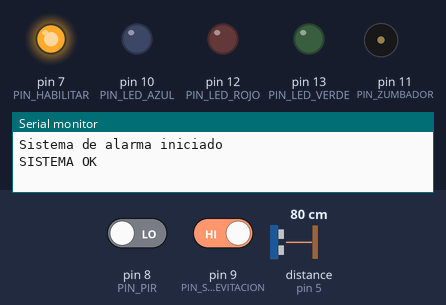
This sketch was run on a simulated Arduino Uno, built with avr-gcc and run on an emulated ATmega328P. On the bench: output pins drawn as LEDs (lit = HIGH), buzzer (waves = sounding), the last lines printed to the serial monitor. Wiring (inferred from the names in the program): ultrasonic range finder: trigger pin 6; echo pin 5. The test bench sets the inputs (shaded band); at power-on: distance to the obstacle (sensor on pin 5) 80 cm, pin 8 (PIN_PIR) LOW, pin 9 (PIN_SENSOR_EVITACION) HIGH. The echo pulse lasts 58.3 µs per cm; pins used as bus, display or sensor lines are not drawn.

Above: at 3.2 s.
3.3 s: distance to the obstacle (sensor on pin 5) set to 17 cm
4.8 s: distance to the obstacle (sensor on pin 5) set to 14 cm
At 6.0 s:
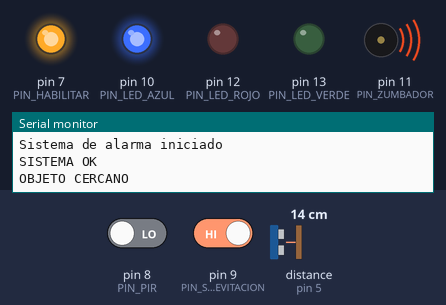
6.3 s: pin 8 (PIN_PIR) driven HIGH
At 6.8 s:
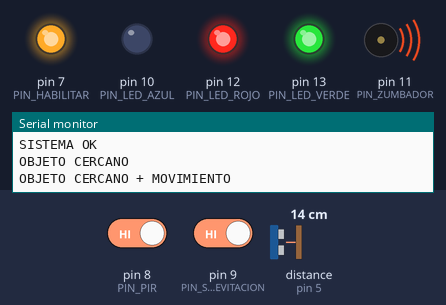
7.8 s: distance to the obstacle (sensor on pin 5) set to 18 cm
At 8.8 s:
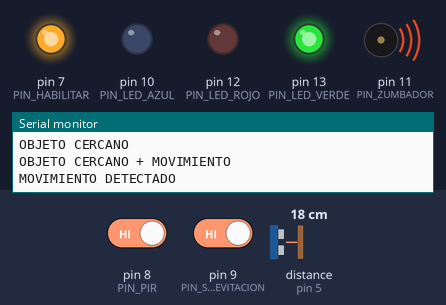
9.3 s: pin 9 (PIN_SENSOR_EVITACION) driven LOW
At 9.7 s:
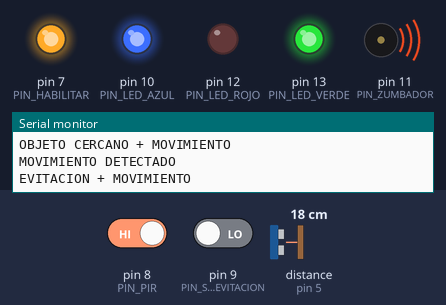
10.8 s: pin 8 (PIN_PIR) driven LOW
At 11.7 s:
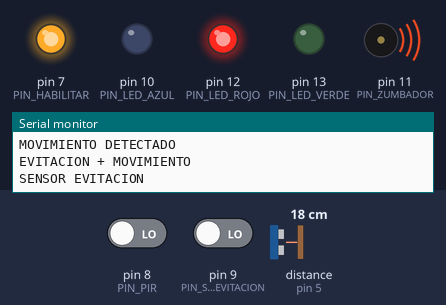
Timing chart, 0 to 13.3 s (numbered marks = the images above; inputs shaded):
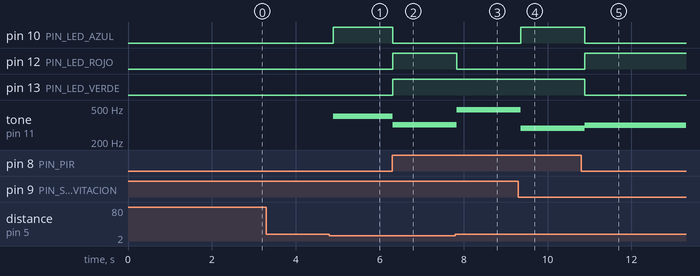

The sketch:

nodo1_v4.ino
```cpp
#include <Arduino.h>

// =============================================
// DEFINICIÓN DE PINES DEL SISTEMA
// =============================================
const int PIN_TRIGGER = 6;               // Pin para activar el sensor ultrasónico HC-SR04
const int PIN_ECHO = 5;                  // Pin que recibe el eco del sensor ultrasónico
const int PIN_HABILITAR = 7;             // Pin que habilita el sensor de evitación
const int PIN_SENSOR_EVITACION = 9;      // Pin del sensor de evitación de obstáculos
const int PIN_PIR = 8;                   // Pin del sensor PIR que detecta movimiento
const int PIN_ZUMBADOR = 11;             // Pin para el zumbador/alarma sonora
const int PIN_LED_ROJO = 12;             // Pin del LED rojo (indica peligro/alerta)
const int PIN_LED_VERDE = 13;            // Pin del LED verde (indica movimiento)
const int PIN_LED_AZUL = 10;             // Pin del LED azul (indica objeto cercano)

// =============================================
// CONSTANTES DEL SISTEMA
// =============================================
const int UMBRAL_DISTANCIA = 15;         // Distancia mínima en centímetros para activar alarma
const int TIMEOUT_ULTRASONICO = 30000;   // Timeout en microsegundos para sensor ultrasónico (~5m máximo)
const int RETRASO_BUCLE = 100;           // Pausa en milisegundos entre cada ciclo del programa
const int DURACION_TONO = 200;           // Duración del tono del buzzer en milisegundos

// =============================================
// VARIABLES GLOBALES
// =============================================
unsigned long ultimaMedicion = 0;                    // Guarda el tiempo de la última medición ultrasónica
const unsigned long INTERVALO_MEDICION = 50;         // Intervalo mínimo entre mediciones en milisegundos

// =============================================
// ESTRUCTURA PARA ORGANIZAR EL ESTADO DEL SISTEMA
// =============================================
struct EstadoSistema {
  bool objetoCercano;        // True si hay un objeto a menos de 15cm
  bool sensorEvitacion;      // True si el sensor de evitación detecta algo
  bool movimientoDetectado;  // True si el PIR detecta movimiento
  int distancia;             // Distancia medida por el sensor ultrasónico en cm
};

// =============================================
// CONFIGURACIÓN INICIAL DEL SISTEMA
// =============================================
void setup() {
  Serial.begin(9600);                        // Inicia la comunicación serie a 9600 baudios para debug

  // Configuración de todos los pines del sistema
  pinMode(PIN_TRIGGER, OUTPUT);              // Configura el Trigger del ultrasónico como salida
  pinMode(PIN_ECHO, INPUT);                  // Configura el Echo del ultrasónico como entrada
  pinMode(PIN_SENSOR_EVITACION, INPUT);      // El sensor de evitación es una entrada digital
  pinMode(PIN_PIR, INPUT);                   // El sensor PIR es también una entrada digital
  pinMode(PIN_ZUMBADOR, OUTPUT);             // Configura el zumbador como salida
  pinMode(PIN_LED_ROJO, OUTPUT);             // Configura el LED rojo como salida
  pinMode(PIN_LED_VERDE, OUTPUT);            // Configura el LED verde como salida
  pinMode(PIN_LED_AZUL, OUTPUT);             // Configura el LED azul como salida
  pinMode(PIN_HABILITAR, OUTPUT);            // Pin para habilitar el sensor de evitación

  // Establecer estado inicial seguro de todos los componentes
  digitalWrite(PIN_TRIGGER, LOW);            // Asegura que el trigger esté apagado inicialmente
  digitalWrite(PIN_HABILITAR, HIGH);         // Habilita el sensor de evitación desde el inicio
  apagarTodosLosLeds();                      // Apaga todos los LEDs al inicio

  Serial.println("Sistema de alarma iniciado");
  delay(2000);                               // Tiempo de estabilización para que los sensores se inicialicen
}

// =============================================
// BUCLE PRINCIPAL DEL PROGRAMA
// =============================================
void loop() {
  EstadoSistema estado = leerSensores();     // Lee todos los sensores y guarda su estado

  // Función de debug opcional: envía 'd' por serial para ver información detallada
  if (Serial.available() && Serial.read() == 'd') {
    mostrarInfoDebug(estado);                // Muestra información detallada de todos los sensores
  }

  procesarLogicaAlarma(estado);              // Procesa la lógica de alarma según el estado de los sensores
  delay(RETRASO_BUCLE);                      // Pausa antes de la próxima lectura para evitar saturar el sistema
}

// =============================================
// FUNCIÓN PARA LEER TODOS LOS SENSORES
// =============================================
EstadoSistema leerSensores() {
  EstadoSistema estado;                      // Crea una estructura para guardar el estado de todos los sensores

  // Lectura del sensor ultrasónico con protección contra errores
  estado.distancia = leerDistanciaUltrasonico(); // Mide la distancia con el sensor ultrasónico
  estado.objetoCercano = (estado.distancia > 0 && estado.distancia < UMBRAL_DISTANCIA); // Determina si hay objeto cercano

  // Lectura del sensor de evitación (activo en LOW)
  estado.sensorEvitacion = (digitalRead(PIN_SENSOR_EVITACION) == LOW); // Lee sensor de evitación

  // Lectura del sensor PIR de movimiento (activo en HIGH)
  estado.movimientoDetectado = (digitalRead(PIN_PIR) == HIGH); // Lee el sensor de movimiento PIR

  return estado;                             // Devuelve el estado completo de todos los sensores
}

// =============================================
// FUNCIÓN PARA MEDIR DISTANCIA CON SENSOR ULTRASÓNICO
// =============================================
int leerDistanciaUltrasonico() {
  // Evita mediciones muy frecuentes que pueden causar interferencias
  if (millis() - ultimaMedicion < INTERVALO_MEDICION) {
    return -1;                               // Devuelve -1 para indicar que no se hizo una nueva medición
  }

  // Secuencia estándar para activar el sensor ultrasónico HC-SR04
  digitalWrite(PIN_TRIGGER, LOW);            // Asegura que el trigger esté en LOW
  delayMicroseconds(2);                      // Espera corta para limpiar la señal
  digitalWrite(PIN_TRIGGER, HIGH);           // Activa el trigger por 10 microsegundos
  delayMicroseconds(10);                     // Mantiene el trigger activo el tiempo necesario
  digitalWrite(PIN_TRIGGER, LOW);            // Desactiva el trigger para esperar el eco

  // Mide el tiempo que tarda en regresar el eco con timeout de seguridad
  long duracion = pulseIn(PIN_ECHO, HIGH, TIMEOUT_ULTRASONICO);
  ultimaMedicion = millis();                 // Guarda el tiempo de esta medición

  // Si no hay respuesta del sensor (timeout), devuelve error
  if (duracion == 0) {
    return -1;                               // Error en la medición - no hay eco
  }

  // Conversión de tiempo a distancia más precisa
  // Velocidad del sonido = 343 m/s a 20°C, dividido por 2 (ida y vuelta)
  int distancia = duracion * 0.017;         // Conversión: (duration/2) / 29.1 ≈ duration * 0.017

  // Filtro de valores válidos para el sensor HC-SR04 (rango típico: 2cm - 400cm)
  if (distancia < 2 || distancia > 400) {
    return -1;                               // Valor fuera del rango válido del sensor
  }

  return distancia;                          // Devuelve la distancia medida en centímetros
}

// =============================================
// LÓGICA PRINCIPAL DE PROCESAMIENTO DE ALARMAS
// =============================================
void procesarLogicaAlarma(EstadoSistema estado) {
  // Evalúa las condiciones en orden de prioridad (de mayor a menor peligro)

  if (estado.objetoCercano && estado.sensorEvitacion && estado.movimientoDetectado) {
    // ALERTA MÁXIMA: todos los sensores detectan peligro simultáneamente
    // Objeto muy cercano + sensor de evitación + movimiento detectado
    establecerEstadoAlarma(277, true, true, false, "ALERTA MAXIMA");

  } else if (estado.objetoCercano && estado.sensorEvitacion) {
    // ALERTA ALTA: objeto cercano y sensor de evitación activos
    // Indica posible colisión inminente
    establecerEstadoAlarma(350, true, false, true, "OBJETO DETECTADO + EVITACION");

  } else if (estado.objetoCercano && estado.movimientoDetectado) {
    // ALERTA ALTA: objeto cercano en movimiento
    // Objeto que se acerca y hay movimiento general
    establecerEstadoAlarma(320, true, true, false, "OBJETO CERCANO + MOVIMIENTO");

  } else if (estado.sensorEvitacion && estado.movimientoDetectado) {
    // ALERTA MEDIA: evitación y movimiento sin objeto ultracercano
    // Actividad detectada pero no crítica
    establecerEstadoAlarma(290, false, true, true, "EVITACION + MOVIMIENTO");

  } else if (estado.objetoCercano) {
    // ALERTA BÁSICA: solo objeto cercano detectado
    // Algo está cerca pero podría ser estático
    establecerEstadoAlarma(400, false, false, true, "OBJETO CERCANO");

  } else if (estado.sensorEvitacion) {
    // ALERTA BÁSICA: solo sensor de evitación activo
    // Obstáculo detectado por sensor infrarrojo
    establecerEstadoAlarma(315, true, false, false, "SENSOR EVITACION");

  } else if (estado.movimientoDetectado) {
    // ALERTA BÁSICA: solo movimiento detectado
    // PIR detecta movimiento pero sin objetos cercanos
    establecerEstadoAlarma(477, false, true, false, "MOVIMIENTO DETECTADO");

  } else {
    // ESTADO NORMAL: ningún sensor detecta peligro
    // Sistema funcionando sin alertas
    establecerEstadoAlarma(0, false, false, false, "SISTEMA OK");
  }
}

// =============================================
// FUNCIÓN PARA CONTROLAR ALARMA Y LEDs SEGÚN EL ESTADO
// =============================================
void establecerEstadoAlarma(int frecuenciaTono, bool ledRojo, bool ledVerde, bool ledAzul, const char* mensaje) {
  // Control del buzzer/zumbador
  if (frecuenciaTono > 0) {
    tone(PIN_ZUMBADOR, frecuenciaTono, DURACION_TONO);  // Activa el buzzer con la frecuencia especificada
  } else {
    noTone(PIN_ZUMBADOR);                               // Apaga el buzzer si no hay frecuencia
  }

  // Control individual de cada LED según el estado de alarma
  digitalWrite(PIN_LED_ROJO, ledRojo);                  // Enciende/apaga LED rojo (indica peligro/alerta)
  digitalWrite(PIN_LED_VERDE, ledVerde);                // Enciende/apaga LED verde (indica movimiento)
  digitalWrite(PIN_LED_AZUL, ledAzul);                  // Enciende/apaga LED azul (indica objeto cercano)

  // Registro del estado actual en el monitor serie (evita spam de mensajes iguales)
  static String ultimoMensaje = "";                     // Variable estática para recordar el último mensaje
  if (String(mensaje) != ultimoMensaje) {               // Solo imprime si el mensaje cambió
    Serial.println(mensaje);                            // Imprime el estado actual del sistema
    ultimoMensaje = String(mensaje);                    // Guarda el mensaje actual para la próxima comparación
  }
}

// =============================================
// FUNCIÓN AUXILIAR PARA APAGAR TODOS LOS LEDs
// =============================================
void apagarTodosLosLeds() {
  digitalWrite(PIN_LED_ROJO, LOW);                      // Apaga el LED rojo
  digitalWrite(PIN_LED_VERDE, LOW);                     // Apaga el LED verde
  digitalWrite(PIN_LED_AZUL, LOW);                      // Apaga el LED azul
}

// =============================================
// FUNCIÓN DE DEBUG PARA MOSTRAR INFORMACIÓN DETALLADA
// =============================================
void mostrarInfoDebug(EstadoSistema estado) {
  Serial.println("=== INFORMACION DEBUG ===");
  Serial.print("Distancia: ");
  Serial.print(estado.distancia);
  Serial.println(" cm");                                // Muestra la distancia medida por el ultrasónico
  Serial.print("Objeto cercano: ");
  Serial.println(estado.objetoCercano ? "SI" : "NO");   // Indica si hay objeto a menos de 15cm
  Serial.print("Sensor evitacion: ");
  Serial.println(estado.sensorEvitacion ? "ACTIVO" : "INACTIVO"); // Estado del sensor infrarrojo
  Serial.print("PIR movimiento: ");
  Serial.println(estado.movimientoDetectado ? "DETECTADO" : "NO"); // Estado del sensor de movimiento
  Serial.println("==========================");
}
```

Measured:
- the behaviour switches between 16 and 15 cm on distance to the obstacle (sensor on pin 5) (found by bisection; images 0 and 1)
- after the input at 3.3 s, every drawn part: stays the same
- after the input at 4.8 s, pin 10 (PIN_LED_AZUL): LOW → HIGH after 0.09 s; tone on pin 11 (PIN_ZUMBADOR): silent → 400 Hz after 0.09 s
- after the input at 6.3 s, pin 10 (PIN_LED_AZUL): HIGH → LOW at once; pin 12 (PIN_LED_ROJO), pin 13 (PIN_LED_VERDE): LOW → HIGH at once; tone on pin 11 (PIN_ZUMBADOR): 400 Hz → 320 Hz at once
- after the input at 7.8 s, pin 12 (PIN_LED_ROJO): HIGH → LOW at once; tone on pin 11 (PIN_ZUMBADOR): 320 Hz → 477 Hz at once
- after the input at 9.3 s, pin 10 (PIN_LED_AZUL): LOW → HIGH after 0.06 s; tone on pin 11 (PIN_ZUMBADOR): 477 Hz → 290 Hz after 0.06 s
- after the input at 10.8 s, pin 10 (PIN_LED_AZUL), pin 13 (PIN_LED_VERDE): HIGH → LOW after 0.09 s; pin 12 (PIN_LED_ROJO): LOW → HIGH after 0.09 s; tone on pin 11 (PIN_ZUMBADOR): 290 Hz → 315 Hz after 0.09 s
